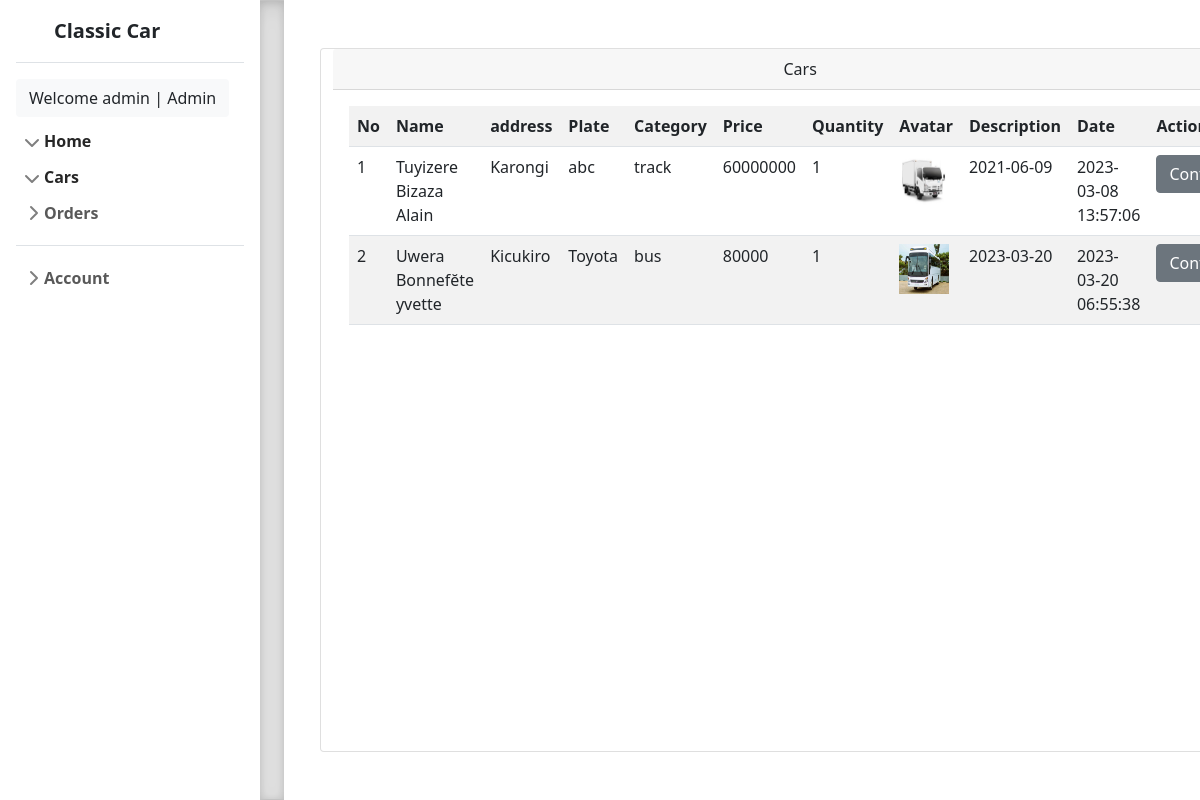
Screenshot of /admin/orders.php (signed in) with the database file from the repository.
### tables this page shows
CREATE TABLE `orders` (
  `order_id` int(12) NOT NULL,
  `car_id` int(12) NOT NULL,
  `user_id` int(12) NOT NULL,
  `quantity` int(100) NOT NULL,
  `date` varchar(100) NOT NULL
);

CREATE TABLE `users` (
  `user_id` int(12) NOT NULL,
  `names` varchar(100) NOT NULL,
  `address` varchar(100) NOT NULL,
  `phone` varchar(100) NOT NULL,
  `email` varchar(100) NOT NULL,
  `gander` varchar(100) NOT NULL,
  `username` varchar(100) NOT NULL,
  `password` varchar(100) NOT NULL,
  `usertype` varchar(100) NOT NULL
);

CREATE TABLE `cars` (
  `car_id` int(12) NOT NULL,
  `name` varchar(100) NOT NULL,
  `address` varchar(100) NOT NULL,
  `plate` varchar(100) NOT NULL,
  `category` varchar(100) NOT NULL,
  `price` int(100) NOT NULL,
  `quantity` int(100) NOT NULL,
  `avatar` varchar(100) NOT NULL,
  `description` varchar(100) NOT NULL,
  `date` varchar(100) NOT NULL
);

### admin/orders.php (the view, shortened to what this page needs)
<?php
include '../connect.php';
?>
<!doctype html>
<html lang="en">
  <head>
<link href="../assets/dist/css/bootstrap.min.css" rel="stylesheet">
    <link href="sidebars.css" rel="stylesheet">
  </head>
  <body>
<main>
<?php include '../includes/leftnav.php'; ?>
  <div class="b-example-divider"></div>
  <div class="row py-5 px-5" style="width:100%;">
    <div class="card">
     <div class="card-header text-center">Cars</div>
     <div class="card-body">
     <table class="table table-striped">
      <tr>
        <th>No</th>
        <th>Name</th>
        <th>address</th>
        <th>Plate</th>
        <th>Category</th>
        <th>Price</th>
        <th>Quantity</th>
        <th>Avatar</th>
        <th>Description</th>
        <th>Date</th>
        <th>Action</th>
      </tr>
      <?php
              $no = 1;
              $sel=$mysqli->query("select * from cars,users,orders where orders.car_id = cars.car_id and orders.user_id = users.user_id") or die(mysqli_error($mysqli)) ;
              while ($row=mysqli_fetch_array($sel)) {
                ?>
                <tr>
                  <td><?php echo $no ; ?></td>
                  <td><?php echo $row['names'] ; ?></td>
                  <td><?php echo $row['address'] ; ?></td>
                  <td><?php echo $row['name'] ; ?></td>
                  <td><?php echo $row['category'] ; ?></td>
                  <td><?php echo $row['price'] ; ?></td>
                  <td><?php echo $row['quantity'] ; ?></td>
                  <td><img src="../img/<?php echo $row['avatar'] ; ?>" width=50 height=50 alt=""></td>
                  <td><?php echo $row['description'] ; ?></td>
                  <td><?php echo $row['date'] ; ?></td>
                  <td><div class="btn-group btn-default">
                    <a href="xconfirm.php?order_id=<?php echo $row['order_id'];?>" class="btn btn-secondary" name="submit">Confirm</a>
                  </div></td>
                </tr>
                <?php
                $no++;
              }
              ?>
     </table>
     </div>
    </div>
  </div>
</main>
  </body>
</html>

### admin/sidebars.css (style rules this page uses)
body { min-height: 100vh; min-height: -webkit-fill-available; }
html { height: -webkit-fill-available; }
main { display: flex; flex-wrap: nowrap; height: 100vh; height: -webkit-fill-available; max-height: 100vh; overflow-x: auto; overflow-y: hidden; }
.b-example-divider { flex-shrink: 0; width: 1.5rem; height: 100vh; background-color: rgba(0, 0, 0, .1); border: solid rgba(0, 0, 0, .15); border-width: 1px 0; box-shadow: inset 0 .5em 1.5em rgba(0, 0, 0, .1), inset 0 .125em .5em rgba(0, 0, 0, .15); }

### rows the page displays
orders: user.names "Tuyizere Bizaza Alain", user.address "Karongi", car.name "abc", car.category "track", car.price "60000000", quantity "1", car.avatar (picture), car.description "2021-06-09", date "2023-03-08 13:57:06"
orders: user.names "Uwera Bonnefĕte yvette", user.address "Kicukiro", car.name "Toyota", car.category "bus", car.price "80000", quantity "1", car.avatar (picture), car.description "2023-03-20", date "2023-03-20 06:55:38"

### other values shown
$_SESSION['login']['username'] "admin"
$_SESSION['login']['names'] "Admin"
